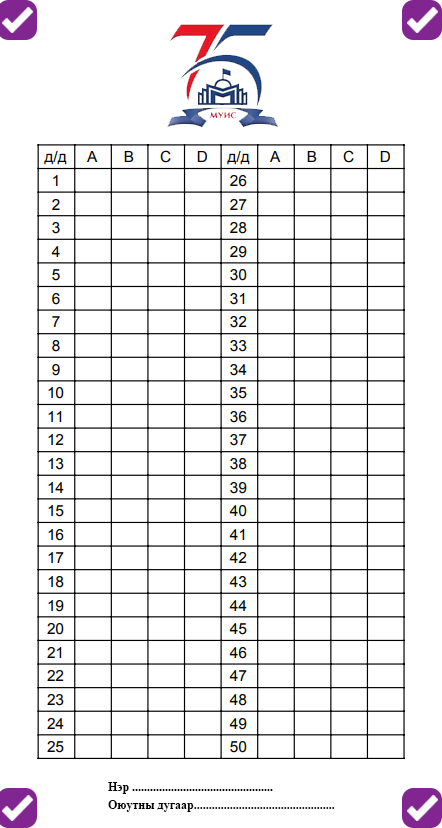
#> input picture answer.png, 442 x 828 px
$ python answer_problem.py
#> lines starting #> are read from the running program, lines starting #| are printed output that depends on the picture
import cv2
import numpy as np
import random
#random.randint(1,255),random.randint(1,255),random.randint(1,255)
img = cv2.imread('answer.png')
#> img is the input picture: shape (828, 442, 3); mean B, G, R 235.8, 234.1, 235.5

#cv2.rectangle(img,(0, 0),(100, 200),(0,255,0),4)
rows,cols,ret = img.shape
#> rows = 828; cols = 442; ret = 3
bagana = int(cols/12)
#> bagana = 36
mor = int(rows/35)
#> mor = 23
print(bagana)
#| 36
print(mor)
#| 23
for i in range((mor*6),rows,mor):
	for j in range((bagana*2),cols,bagana):
			#print(str(i)+","+str(j))
			#crop_img = ff[i:i+mor, j:j+bagana]
			print(":")
			print(i)
			print(j)
			cv2.line(img,(j,i),(j, i+mor),(255,0,0),5)
			cv2.line(img,(j,i),(j+bagana, i),(255,0,0),5)
			cv2.line(img,(j, i+mor),(j+bagana, i+mor),(255,0,0),5)
			cv2.line(img,(j+bagana, i),(j+bagana, i+mor),(255,0,0),5)
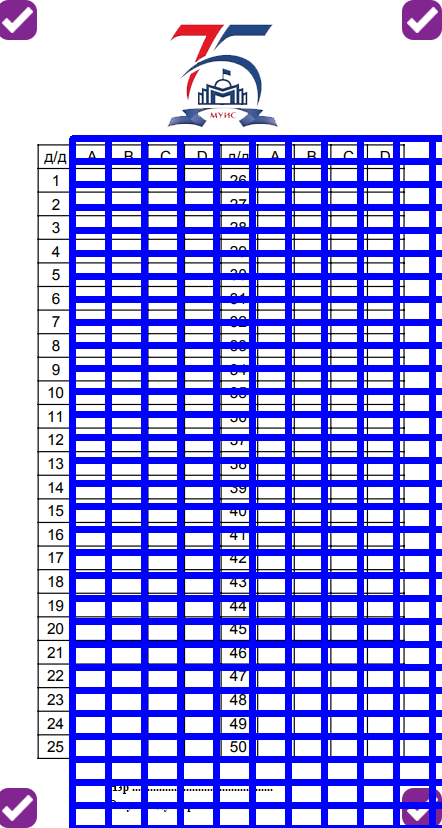
#> img: shape (828, 442, 3); mean B, G, R 241.8, 159.1, 160.4
			#cv2.rectangle(img,(j, i),(bagana, mor),(0,255,0),4)
cv2.imwrite('answer_problem.png',img)

$ run again, with model.PNG copied over answer.png
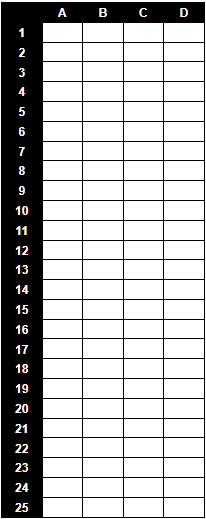
#> input picture model.PNG, 206 x 519 px
#> img is the input picture: shape (519, 206, 3); mean B, G, R 184.2, 184.1, 184.3
#| 17
#| 14
#> after the loop `for i in range((mor*6),rows,mor):`:
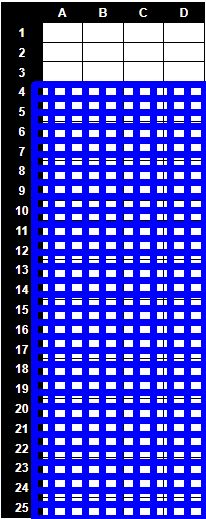
#> img: shape (519, 206, 3); mean B, G, R 203.7, 72.6, 72.7
